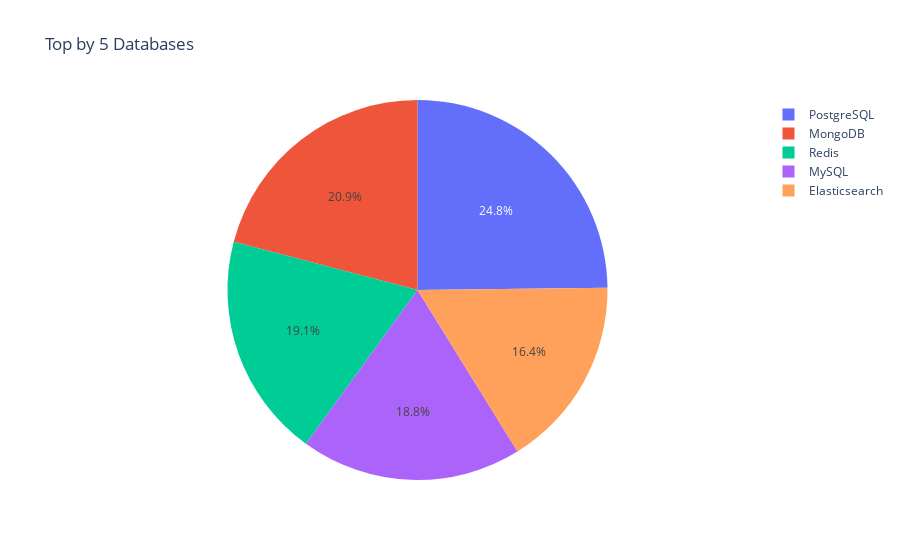

Notebook code cell kept with this figure:
### Markdown cell above
Create a pie chart of the top 5 databases that respondents wish to learn next year. Label the pie chart with database names. Display percentages of each database on the pie chart.

### Code cell
# your code goes here
QUERY4 = """
SELECT DatabaseDesireNextYear , COUNT(Respondent) AS Count  
FROM DatabaseDesireNextYear group by DatabaseDesireNextYear order by Count DESC limit 5
"""

# QUERY4="""SELECT * FROM DatabaseDesireNextYear"""

# the read_sql_query runs the sql query and returns the data as a dataframe
df = pd.read_sql_query(QUERY4,conn)
px.pie(df,values='Count',names='DatabaseDesireNextYear',title='Top by 5 Databases')

### Figure 1 — Plotly figure (JSON) as saved in the notebook; plotly's stock layout.template omitted (floating-point values rounded to 4 significant figures)
{"data": [{"domain": {"x": [0, 1], "y": [0, 1]}, "hovertemplate": "DatabaseDesireNextYear=%{label}<br>Count=%{value}<extra></extra>", "labels": ["PostgreSQL", "MongoDB", "Redis", "MySQL", "Elasticsearch"], "legendgroup": "", "name": "", "showlegend": true, "type": "pie", "values": [4328, 3649, 3331, 3281, 2856]}], "layout": {"legend": {"tracegroupgap": 0}, "title": {"text": "Top by 5 Databases"}}}
